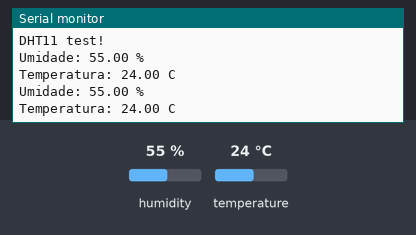
Bench run of a sketch on a simulated Arduino Uno, built with avr-gcc and run on an emulated ATmega328P. On the bench: the last lines printed to the serial monitor. The test bench sets the inputs (shaded band); at power-on: humidity 55 %, temperature 24 °C.

Above: at 3.8 s.
3.9 s: humidity set to 22 %
At 6.4 s:
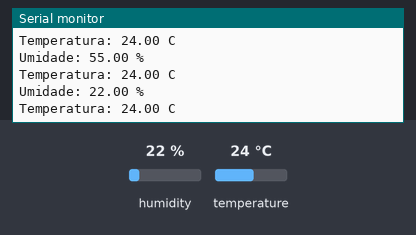
7.8 s: temperature set to 12 °C
At 9.6 s:
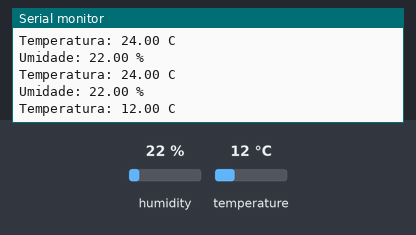
11.7 s: humidity set to 40 %
At 12.8 s:
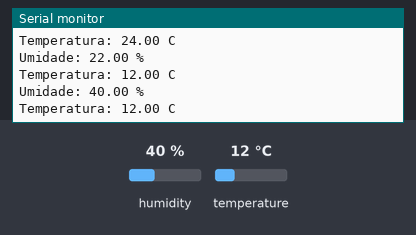
Timing chart, 0 to 14.7 s (numbered marks = the images above; inputs shaded):
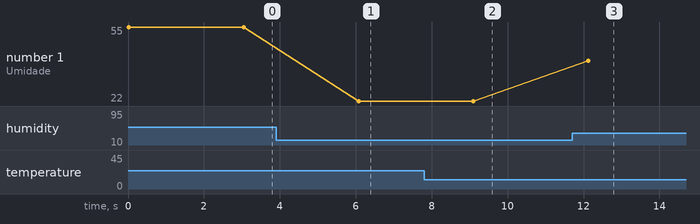

The sketch:

dht11AdafritLib.ino
```cpp
#include <DHT.h>

#define DHTPIN A1 // define o pino de dados
#define DHTTYPE DHT11 // define qual versão do dht está sendo usada.

DHT dht(DHTPIN, DHTTYPE);

void setup()
{
  Serial.begin(9600);
  Serial.println("DHT11 test!");
  dht.begin();
}

void loop()
{
  // faz a leitura de humidade e temperatura e armazena respectivamente nas variaveis h e t.
  float h = dht.readHumidity();
  float t = dht.readTemperature();
  // testa se retorno é valido, caso contrário algum erro ocorreu.
  if (isnan(t) || isnan(h))
  {
    Serial.println("falha para ler o DHT11");
  }
  else
  {
    // caso o retorno for valido exibe as informações na tela
    Serial.print("Umidade: ");
    Serial.print(h);
    Serial.println(" %");
    Serial.print("Temperatura: ");
    Serial.print(t);
    Serial.println(" C");

  }
  // aguarda 3 segundos ate a proxima leitura.
  delay(3000);
}
```

Measured:
- after the input at 3.9 s, the serial monitor: prints a new line after 2.2 s (image 1)
- after the input at 7.8 s, the serial monitor: prints a new line after 1.3 s (image 2)
- after the input at 11.7 s, the serial monitor: prints a new line after 0.42 s (image 3)
- plotted number 1: 55 → 22 after the input at 3.9 s, 22 → 40 after the input at 11.7 s
